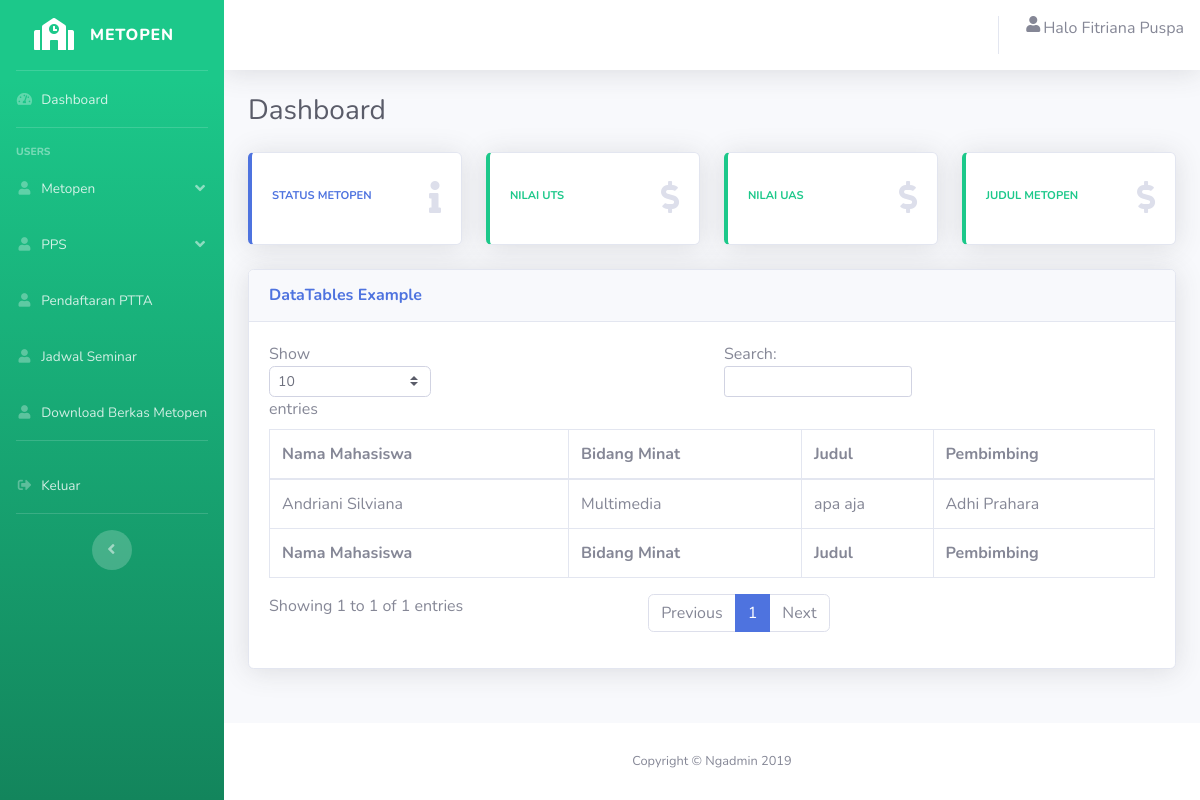
/Login_mhs/Home/1600018021 (signed in), run on the app's committed database.
### tables this page shows
CREATE TABLE `mahasiswa` (
  `username` varchar(14) NOT NULL,
  `password` varchar(30) NOT NULL,
  `nama` varchar(30) NOT NULL
);

CREATE TABLE `judul_metopen` (
  `id` int(11) NOT NULL,
  `nim` varchar(14) NOT NULL,
  `niy` int(14) NOT NULL,
  `judul` varchar(50) NOT NULL,
  `bidang_minat` varchar(20) NOT NULL,
  `dosen` varchar(30) NOT NULL,
  `status` varchar(100) NOT NULL,
  `uts` int(11) NOT NULL,
  `uas` int(11) NOT NULL
);

### application/controllers/Login_mhs.php (called while the page is built, shortened)
<?php
class Login_mhs extends CI_Controller{
    public function __construct(){
        $this->load->library('form_validation');
        $this->load->model('login_model');
        $this->load->model('daftar_judul_model');
        $this->load->model('jadwal_seminar_model');
    }
    public function Home($username){
        $data['judul'] = "Metopen";
        $data['mahasiswa'] = $this->login_model->tampil($username);
        $data['data'] = $this->daftar_judul_model->tampil();
        $data['card'] = $this->daftar_judul_model->tampil_card($username);
        $this->load->view('templates/header',$data);
        $this->load->view('templates/sidebar',$data);
        $this->load->view('templates/topbar',$data);
        $this->load->view('index',$data);
        $this->load->view('templates/footer');
    }
}
?>

### index.php (called while the page is built, shortened)
<?php
require_once BASEPATH.'core/CodeIgniter.php';

### application/models/login_model.php (called while the page is built, shortened)
<?php
class login_model extends CI_Model
{
    function tampil($username)
    {
        return $this->db->get_where('mahasiswa', ["username" => $username])->row();
    }
}
?>

### application/models/daftar_judul_model.php (called while the page is built, shortened)
<?php
class daftar_judul_model extends CI_Model{
 function tampil(){
   $this->db->select('*');
   $this->db->from('judul_metopen');
   $this->db->join('mahasiswa','judul_metopen.nim = mahasiswa.username');
   $this->db->order_by('judul_metopen.id','DESC');
   return $this->db->get()->result_array();
 }
 function tampil_card($nim){
   $this->db->select('*');
   $this->db->from('judul_metopen');
   $this->db->join('mahasiswa','judul_metopen.nim = mahasiswa.username');
   $this->db->where('nim',$nim);
   $this->db->order_by('judul_metopen.id','DESC');
   return $this->db->get()->result_array();
 }
}
?>

### application/views/index.php (the view, shortened to what this page needs)
<div class="container">
    <div class="d-sm-flex align-items-center justify-content-between mb-4">
            <h1 class="h3 mb-0 text-gray-800">Dashboard</h1>
    </div>
<div class="row">
    <div class="col-xl-3 col-md-6 mb-4">
                <div class="card border-left-primary shadow h-100 py-2">
                    <div class="card-body">
                    <div class="row no-gutters align-items-center">
                        <div class="col mr-2">
                        <div class="text-xs font-weight-bold text-primary text-uppercase mb-1">Status Metopen</div>
                        </div>
                        <div class="col-auto">
                        <i class="fas fa-info fa-2x text-gray-300"></i>
                        </div>
                    </div>
                    </div>
                </div>
    </div>
    <div class="col-xl-3 col-md-6 mb-4">
                <div class="card border-left-success shadow h-100 py-2">
                    <div class="card-body">
                    <div class="row no-gutters align-items-center">
                        <div class="col mr-2">
                        <div class="text-xs font-weight-bold text-success text-uppercase mb-1">Nilai UTS</div>
                        </div>
                        <div class="col-auto">
                        <i class="fas fa-dollar-sign fa-2x text-gray-300"></i>
                        </div>
                    </div>
                    </div>
                </div>
    </div>
    <div class="col-xl-3 col-md-6 mb-4">
                <div class="card border-left-success shadow h-100 py-2">
                    <div class="card-body">
                    <div class="row no-gutters align-items-center">
                        <div class="col mr-2">
                        <div class="text-xs font-weight-bold text-success text-uppercase mb-1">Nilai UAS</div>
                        </div>
                        <div class="col-auto">
                        <i class="fas fa-dollar-sign fa-2x text-gray-300"></i>
                        </div>
                    </div>
                    </div>
                </div>
    </div>
    <div class="col-xl-3 col-md-6 mb-4">
                <div class="card border-left-success shadow h-100 py-2">
                    <div class="card-body">
                    <div class="row no-gutters align-items-center">
                        <div class="col mr-2">
                        <div class="text-xs font-weight-bold text-success text-uppercase mb-1">Judul Metopen</div>
                        </div>
                        <div class="col-auto">
                        <i class="fas fa-dollar-sign fa-2x text-gray-300"></i>
                        </div>
                    </div>
                    </div>
                </div>
    </div>
</div>
</div>
 <div class="container-fluid">
<div class="card shadow mb-4">
  <div class="card-header py-3">
    <h6 class="m-0 font-weight-bold text-primary">DataTables Example</h6>
  </div>
  <div class="card-body">
    <div class="x">
      <table class="table table-bordered" id="dataTable" width="100%" cellspacing="0">
        <thead>
          <tr>
            <th>Nama Mahasiswa</th>
            <th>Bidang Minat</th>
            <th>Judul</th>
            <th>Pembimbing</th>
          </tr>
        </thead>
        <tfoot>
          <tr>
            <th>Nama Mahasiswa</th>
            <th>Bidang Minat</th>
            <th>Judul</th>
            <th>Pembimbing</th>
          </tr>
        </tfoot>
        <tbody>
          <?php
            foreach($data as $d){
                echo '
                <tr>
                <td>'.$d['nama'].'</td>
                <td>'.$d['bidang_minat'].'</td>
                <td>'.$d['judul'].'</td>
                <td>'.$d['dosen'].'</td>
                </tr>
                ';
            }
          ?>
        </tbody>
      </table>
    </div>
  </div>
</div>
</div>

### application/views/templates/topbar.php (shortened to what this page needs)
<div id="content-wrapper" class="d-flex flex-column">
  <div id="content">
    <nav class="navbar navbar-expand navbar-light bg-white topbar mb-4 static-top shadow">
      <ul class="navbar-nav ml-auto">
            <i class="fas fa-fw fa-user"></i>
            Halo   <?= $mahasiswa->nama ; ?>
      </ul>
    </nav>

### data on the page
mahasiswa: nama "Fitriana Puspa"
judul_metopen: nim.nama "Andriani Silviana", bidang_minat "Multimedia", judul "apa aja", dosen "Adhi Prahara"
